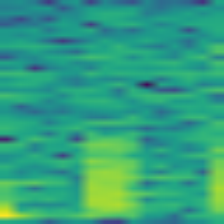
#> input picture data/spectrogram/수분부족/수분부족_000000.png, 224 x 224 px, given as the content of the folder ../data/spectrogram/정상, which was not available
$ python train.py
#> lines starting #> are read from the running program, lines starting #| are printed output that depends on the picture
### src/venv_boot.py
"""
venv_boot.py
============
`source venv/bin/activate` 를 매번 치지 않아도 되게 한다.

시스템 파이썬으로 실행하면 필요한 라이브러리가 없어서 곧바로 ImportError 가 난다.
그래서 이 모듈은 **다른 import 보다 먼저** 불려서, venv 파이썬이 있으면 그쪽으로
프로세스를 갈아탄다(os.execv). 사용자가 보기에는 그냥 실행된 것처럼 보인다.

    python3 main.py --web          ← venv 안 켜도 이대로 동작

쓰는 법: 스크립트 맨 위, numpy 같은 외부 라이브러리 import 보다 **먼저**

    import venv_boot; venv_boot.ensure()

끄고 싶으면 GML_NO_VENV=1 을 주면 된다(시스템 파이썬을 그대로 쓴다).
"""

import os
import sys

_GUARD = "GML_VENV_REEXEC"          # 무한 재실행 방지


def _repo_root():
    """이 파일 위치에서 위로 올라가며 venv/ 나 requirements.txt 가 있는 곳을 찾는다."""
    d = os.path.dirname(os.path.abspath(__file__))
    for _ in range(4):
        if os.path.isdir(os.path.join(d, "venv")) or \
           os.path.isfile(os.path.join(d, "requirements.txt")):
            return d
        parent = os.path.dirname(d)
        if parent == d:
            break
        d = parent
    return None


def venv_python(root=None):
    """저장소 안 venv 의 파이썬 실행 파일 경로. 없으면 None."""
    root = root or _repo_root()
    if not root:
        return None
    for rel in (("venv", "bin", "python3"), ("venv", "bin", "python"),
                ("venv", "Scripts", "python.exe")):
        p = os.path.join(root, *rel)
        if os.path.isfile(p) and os.access(p, os.X_OK):
            return p
    return None


def ensure():
    """venv 파이썬이 따로 있으면 그것으로 갈아타 현재 스크립트를 다시 실행한다."""
    if os.environ.get("GML_NO_VENV"):
        return
    # 이미 어떤 가상환경 안에서 돌고 있으면 그대로 둔다
    if sys.prefix != getattr(sys, "base_prefix", sys.prefix):
        return
    if os.environ.get(_GUARD):
        # 한 번 갈아탔는데도 여기까지 왔다면 더 시도하지 않는다
        return
    py = venv_python()
    if not py:
        return
    # ⚠️ 여기서 os.path.samefile(py, sys.executable) 로 비교하면 안 된다.
    # samefile 은 심볼릭 링크를 따라가는데, venv 의 python3 는 원본 인터프리터를
    # 가리키는 심볼릭 링크다. 그래서 항상 '같은 파일'로 나와 늘 여기서 되돌아갔고,
    # 결과적으로 한 번도 갈아타지 않았다.
    # '이미 그 venv 안인가'는 sys.prefix 로 판단해야 한다.
    venv_root = os.path.dirname(os.path.dirname(py))
    if os.path.normcase(os.path.abspath(sys.prefix)) == \
       os.path.normcase(os.path.abspath(venv_root)):
        return                   # 이미 그 venv 안이다
    script = os.path.abspath(sys.argv[0])
    if not os.path.isfile(script):
        return                       # -c, -m, 대화형 등은 건드리지 않는다
    os.environ[_GUARD] = "1"
    try:
        os.execv(py, [py, script] + sys.argv[1:])
    except Exception as e:
        # execv 는 성공하면 돌아오지 않는다. 여기까지 왔다는 건 실패했다는 뜻이다.
        # 조용히 넘어가면 곧바로 ModuleNotFoundError 가 뜨는데, 그것만 보고는
        # venv 전환이 실패했다는 걸 알 수 없다.
        print(f"[venv_boot] execv 실패({e}) — 대신 venv 의 라이브러리 경로를 붙입니다.",
              file=sys.stderr)
    # 프로세스를 갈아타지 못했더라도, venv 의 site-packages 를 import 경로에
    # 붙이면 대부분 그대로 돌아간다. execv 가 막힌 환경(권한·컨테이너 등)을 위한 대비다.
    add_venv_site_packages()


# [64 lines left out: functions venv_site_packages, add_venv_site_packages, report, not called in this run]


# [2 lines that do not run on import are left out]

### src/font_utils.py
"""
font_utils.py
=============
matplotlib에서 한글(정상/스트레스, 축 이름, confusion matrix 라벨)이 깨지지 않도록,
시스템에 실제 설치된 한글/CJK 폰트를 자동으로 찾아 기본 폰트로 지정한다.

핵심: 설치돼 있지 않은 폰트 이름을 rcParams에 억지로 넣으면 matplotlib이 글자를 그릴
때마다 `findfont: Font family '...' not found` 경고를 쏟아낸다. 그래서 여기서는
"실제로 설치된 폰트만" 지정하고, 하나도 없으면 아무것도 지정하지 않아(기본 폰트 유지)
경고가 나지 않게 한다.

라즈베리파이 OS에서는 `sudo apt install fonts-noto-cjk`로 'Noto Sans CJK KR'가 깔린다.
새로 폰트를 설치했는데도 못 찾으면 matplotlib 캐시를 지우고 다시 실행: `rm -rf ~/.cache/matplotlib`
"""

import matplotlib
from matplotlib import font_manager

# 우선순위: 한글 전용 -> CJK 통합 -> 나눔/윈도우/맥 계열
KOREAN_FONT_CANDIDATES = [
    "Noto Sans KR", "Noto Sans CJK KR",
    "NanumGothic", "NanumBarunGothic", "Nanum Gothic",
    "Malgun Gothic", "AppleGothic", "UnDotum", "Baekmuk Gulim",
]


def find_korean_font():
    """설치된 한글 폰트 중 우선순위가 가장 높은 것의 이름을 반환한다. 없으면 None.

    주의: Debian/라즈베리파이의 fonts-noto-cjk는 하나의 통합(.ttc) 폰트라 matplotlib이
    'Noto Sans CJK JP' 한 이름으로만 잡는 경우가 많다. 이 폰트는 이름이 JP여도 한글 글리프를
    그대로 포함하므로, CJK 계열이면 KR/JP/SC/TC 어느 이름이든 한글 표시에 사용할 수 있다."""
    fonts = font_manager.fontManager.ttflist
    names = [f.name for f in fonts]
    available = set(names)

    # 1) 우선순위 정확 매칭
    for name in KOREAN_FONT_CANDIDATES:
        if name in available:
            return name

    # 2) Noto CJK 통합 폰트: Sans 계열 우선(제목/라벨 가독성), 없으면 아무 CJK
    cjk_sans = [n for n in names if "CJK" in n and "Serif" not in n]
    if cjk_sans:
        return cjk_sans[0]
    cjk_any = [n for n in names if "CJK" in n]
    if cjk_any:
        return cjk_any[0]

    # 3) 나눔/윈도우/맥 계열 부분 매칭
    for f in fonts:
        low = f.name.lower()
        if any(h in low for h in ("nanum", "malgun", "gulim", "dotum", "batang", "baekmuk")):
            return f.name
    return None


def setup_korean_font():
    """설치된 한글 폰트를 matplotlib 기본 폰트로 지정한다.
    반환: 사용한 폰트 이름(str), 또는 한글 폰트가 없으면 None(기본 폰트 유지, 경고 없음)."""
    matplotlib.rcParams["axes.unicode_minus"] = False  # 음수 부호 깨짐 방지
    name = find_korean_font()
    if name is not None:
        matplotlib.rcParams["font.family"] = name
    return name

### src/train.py
"""
train.py
========
스펙트로그램 이미지/명시적 특징으로 SVM(Linear/RBF) + Random Forest 분류기를 학습·비교합니다.

특징 방식(--mode): 픽셀 / 특징 / 둘다
- 픽셀(기본): data/spectrogram/<상태>/*.png 이미지를 grayscale 224x224 -> flatten(50,176차원)
  픽셀 특징으로 사용, PCA로 차원 축소.
- 특징: data/features.csv (preprocess.py가 함께 생성하는 명시적 통계/주파수 특징 14개), PCA 없이 StandardScaler만.
- 둘다: 픽셀+특징 모두 학습 후 비교.

비교 과제(--task): 정상 vs 자극 2종 (기본)  -> models/best_model.joblib (기본 실시간 모델)

- GridSearchCV로 하이퍼파라미터 최적화, Accuracy/Precision/Recall 출력
- Confusion Matrix 이미지 저장, 최적 모델 저장(bundle에 classes/feature_mode 포함)

실행:
    python train.py                          # 정상-자극, 픽셀 (기본)
    python train.py --mode 둘다               # 정상-자극, 픽셀+특징
"""

import argparse
import glob
import json
import os
import sys
import math
import time

import os as _os, sys as _sys
_sys.path.insert(0, _os.path.dirname(_os.path.abspath(__file__)))
import venv_boot; venv_boot.ensure()   # venv 를 안 켜도 알아서 갈아탄다

import numpy as np
import pandas as pd
import joblib
import matplotlib
matplotlib.use("Agg")
import matplotlib.pyplot as plt
from PIL import Image

from font_utils import setup_korean_font
# 설치된 한글 폰트를 자동 지정(없으면 None). confusion matrix 라벨을 한글로 쓸지 여부에 사용.
_KOREAN_FONT = setup_korean_font()

from sklearn.model_selection import GridSearchCV
from joblib import Memory
import shutil
import tempfile

_CACHE_DIR = None
from sklearn.svm import SVC
from sklearn.ensemble import RandomForestClassifier
from sklearn.metrics import (accuracy_score, balanced_accuracy_score, precision_score, recall_score,
                             confusion_matrix, ConfusionMatrixDisplay)
from sklearn.decomposition import PCA
from sklearn.pipeline import Pipeline
from sklearn.preprocessing import StandardScaler

from feature_extraction import FEATURE_NAMES

IMG_SIZE = 224

# 원시 상태(=preprocess.py가 만드는 폴더/라벨). 한글 폰트가 없을 때 confusion matrix용 영어 대체 라벨.
STATE_EN = {"정상": "Normal", "자극": "Stimulus", "수분부족": "Water deficit"}

# 비교 과제 정의. 첫 원소가 label 0.
TASKS = {
    "정상-자극": ["정상", "자극"],   # 정상=지속 상태, 자극=순간 이벤트
}
DEFAULT_TASK = "정상-자극"
ALL_TASKS = "전체"

# preprocess.py가 사용한 필터 대역. 모델 번들에 저장해 inference가 동일 필터를 쓰게 한다.
# preprocess.py의 기본값과 같아야 한다(band_filter.py: 0.01~1Hz, 10Hz 로 줄여 인과 필터, 문맥 90초).
DEFAULT_FILTER = {"lowcut": 0.01, "highcut": 1.0, "notch_freq": 0.0, "notch_q": 30.0,
                  "decim_hz": 10.0, "context_sec": 90.0}
FILTER_META = dict(DEFAULT_FILTER)

# 창 길이도 학습·추론이 반드시 같아야 한다. 예전에는 이 값이 모델에 저장되지 않아
# inference.py가 자기 상수(2초)를 쓰는 바람에, preprocess의 창을 바꾸면 학습과 추론이
# 조용히 어긋났다. 이제 메타에서 읽어 모델 번들에 함께 저장한다.
DEFAULT_WINDOW = {"sample_rate": 250.0, "window_sec": 30.0, "step_sec": 5.0}
WINDOW_META = dict(DEFAULT_WINDOW)


# [9 lines left out: function _pipeline_cache_dir, not called in this run]


def _clear_pipeline_cache():
    global _CACHE_DIR
    if _CACHE_DIR is not None:
        shutil.rmtree(_CACHE_DIR, ignore_errors=True)
        _CACHE_DIR = None


def _load_meta(features_csv):
    """preprocess.py가 남긴 preprocess_meta.json을 읽는다(없거나 깨졌으면 빈 dict)."""
    p = os.path.join(os.path.dirname(features_csv) or ".", "preprocess_meta.json")
    if os.path.exists(p):
        try:
            with open(p, encoding="utf-8") as f:
                return json.load(f)
        except Exception:
            pass
    return {}


def load_filter_meta(features_csv):
    """preprocess.py가 남긴 메타에서 필터 대역을 읽는다(없으면 기본값)."""
    m = _load_meta(features_csv)
    try:
        return {k: float(m.get(k, DEFAULT_FILTER[k])) for k in DEFAULT_FILTER}
    except Exception:
        return dict(DEFAULT_FILTER)


def load_window_meta(features_csv):
    """전처리에 쓴 창 길이/샘플레이트를 읽는다. 추론이 같은 창을 쓰도록 모델에 저장한다."""
    m = _load_meta(features_csv)
    try:
        return {k: float(m.get(k, DEFAULT_WINDOW[k])) for k in DEFAULT_WINDOW}
    except Exception:
        return dict(DEFAULT_WINDOW)


HISTORY_CAP = 50


# [17 lines left out: function _append_history, not called in this run]

# --mode 한글 CLI 값 -> 내부 처리용 값. 파일명/표시에는 다시 한글(_특징 등)을 쓴다.
MODE_CHOICES = {"픽셀": "pixel", "특징": "features", "둘다": "both"}
MODE_KO = {"pixel": "픽셀", "features": "특징"}  # 내부값 -> 표시/파일명용 한글

CV_FOLDS_DEFAULT = 3


def _parse_img_name(img_name):
    """'정상_000123.png' -> ('정상', 123): 원본 소스 상태(그룹)와 윈도우 시작 오프셋.
    preprocess.py가 img_name을 f'{base_name}_{start:06d}.png'로 만들므로 마지막 '_' 기준으로 나눈다."""
    base = os.path.splitext(img_name)[0]
    src, _, off = base.rpartition("_")
    try:
        return src, int(off)
    except ValueError:
        return base, 0


def load_dataset(spectrogram_dir, classes):
    """픽셀 모드: data/spectrogram/<상태>/*.png -> grayscale flatten 특징.
    classes에 포함된 상태 폴더만 읽고, 라벨은 classes에서의 순서(index)로 매긴다.
    시간순 그룹 분할을 위해 (원본 상태, 윈도우 오프셋)도 함께 반환한다.
    밤샘 기록은 창이 수천 장이라, 리스트에 모았다가 np.array 로 바꾸면 메모리가 두 배로
    든다(파이 8 GB). float32 배열을 미리 잡아 바로 채운다."""
#> called with spectrogram_dir = '../data/spectrogram'
    items = []
    for label_idx, cls in enumerate(classes):
        cls_dir = os.path.join(spectrogram_dir, cls)
        items += [(p, label_idx) for p in sorted(glob.glob(os.path.join(cls_dir, "*.png")))]
    X = np.empty((len(items), IMG_SIZE * IMG_SIZE), dtype=np.float32)
    y, groups, order = [], [], []
    for i, (p, label_idx) in enumerate(items):
        img = Image.open(p).convert("L")  # grayscale, 고정 크기
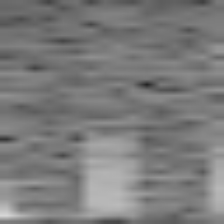
#> img: PIL image 224x224 L; min 36, max 214, mean 123
        if img.size != (IMG_SIZE, IMG_SIZE):  # 저장 시 이미 IMG_SIZE로 렌더링되므로 보통 그대로 통과
            img = img.resize((IMG_SIZE, IMG_SIZE))
        X[i] = np.asarray(img, dtype=np.float32).ravel() / 255.0
        src, off = _parse_img_name(os.path.basename(p))
        y.append(label_idx)
        groups.append(src)
        order.append(off)
    return X, np.array(y), np.array(groups), np.array(order)


# [37 lines left out: functions session_labels, balance_train, binary_report, not called in this run]


NO_SLOW = False


# [92 lines left out: functions load_feature_dataset, chronological_group_split, session_holdout_split, overlap_guard, not called in this run]


def validate_classes(y, classes, context="전체"):
    """클래스별 샘플 수를 검증한다. 학습이 근본적으로 불가능한 경우(클래스 누락/샘플 극소)는
    알아보기 힘든 sklearn 예외 대신 명확한 한국어 메시지로 즉시 종료한다."""
    counts = {cls: int(np.sum(y == i)) for i, cls in enumerate(classes)}
    missing = [cls for cls, c in counts.items() if c == 0]
    if missing:
        print(f"❌ '{', '.join(missing)}' 클래스에 샘플이 없습니다.")
        print("   data/raw/ 에 해당 상태의 CSV를 먼저 수집하고 preprocess.py를 실행한 뒤 다시 시도하세요.")
        sys.exit(1)

    smallest_cls = min(counts, key=counts.get)
    smallest_n = counts[smallest_cls]
    if smallest_n < 2:
        print(f"❌ '{smallest_cls}' 클래스 샘플이 {context} 기준 {smallest_n}개뿐이라 학습이 불가능합니다.")
        print("   최소 2개 이상 필요합니다. 데이터를 더 수집한 뒤 다시 시도하세요.")
        sys.exit(1)
    return counts


# [11 lines left out: function cv_folds_for, not called in this run]


MAX_CV_SESSION_FOLDS = 5      # 세션이 많아도 이 이상은 돌리지 않는다(학습 시간)


# [154 lines left out: functions cross_session_scores, _scores, train_and_eval, not called in this run]


def run_pipeline(X, y, groups, order, models_dir, mode, classes, task):
    t0 = time.time()
    tag_prefix = f"{MODE_KO[mode]}·{task}"
    counts = {c: int(np.sum(y == i)) for i, c in enumerate(classes)}
    dist = ", ".join(f"{c}={n}" for c, n in counts.items())
    print(f"[train] ({tag_prefix}) 총 샘플 수: {len(y)}  [{dist}]")
    validate_classes(y, classes)

    # 분할 방식은 두 가지고, 가능하면 강한 쪽을 쓴다.
    #
    #  ① 세션 홀드아웃 — 평가 세션을 통째로 뺀다. 모델이 그 세션의 전극 조건을
    #     외워서 맞히는 지름길이 막힌다. 상태마다 세션이 2개 이상 있어야 쓸 수 있다.
    #  ② 시간순 그룹 분할 — 세션이 하나뿐일 때의 차선책. 창 겹침에 의한 누수는
    #     막지만, 같은 세션이 학습·평가 양쪽에 들어가는 것 자체는 못 막는다.
    guard = overlap_guard()
    # labels 는 **클래스**여야 한다. 여기에 groups 를 넘기면 세션마다 라벨이 달라져
    # '상태마다 세션이 하나뿐'으로 잘못 판단한다. 누른 시각 라벨을 쓰면 자극 회차 안에도
    # 정상 창이 있으므로, 창 라벨이 아니라 회차의 상태(session_labels)로 나눈다.
    sess_lab = session_labels(groups, y, classes)
    split = session_holdout_split(X, y, groups, sess_lab, test_size=0.3)
    if split is not None:
        X_train, X_test, y_train, y_test, held = split
        print(f"[train] ({tag_prefix}) Train={len(y_train)}, Test={len(y_test)} "
              f"(세션 홀드아웃 — 평가 세션: {', '.join(held)})")
    else:
        X_train, X_test, y_train, y_test = chronological_group_split(X, y, groups, order,
                                                                     test_size=0.3, guard=guard)
        print(f"[train] ({tag_prefix}) Train={len(y_train)}, Test={len(y_test)} "
              f"(시간순 그룹 분할, 경계에서 겹치는 {guard}창 제거)")
        print(f"[train] ⚠️  상태마다 세션이 하나뿐이라 세션 홀드아웃을 쓸 수 없습니다.")
        print(f"[train]     이 정확도는 식물 상태가 아니라 그 세션의 측정 조건을 학습한")
        print(f"[train]     결과일 수 있습니다. 상태마다 2회 이상 나눠 수집하세요.")

    validate_classes(y_test, classes, context="평가 분할(test split)")
    before = {c: int(np.sum(y_train == i)) for i, c in enumerate(classes)}
    X_train, y_train = balance_train(X_train, y_train)
    after = {c: int(np.sum(y_train == i)) for i, c in enumerate(classes)}
    print(f"[train] ({tag_prefix}) 학습 분할 균형 맞춤: {before} -> {after} "
          f"(많은 쪽을 무작위로 줄임, 평가 분할은 그대로)")

    cv_folds = cv_folds_for(y_train, classes)
    results, file_suffix, tag = train_and_eval(X_train, X_test, y_train, y_test, models_dir,
                                                classes, mode=mode, cv_folds=cv_folds, task=task)

    # 정상이 대부분인 평가 분할에서는 '모두 정상'도 정확도가 높다. 균형 정확도로 고른다.
    best_name = max(results, key=lambda k: results[k]["balanced_accuracy"])
    best_res = results[best_name]
    best_model = best_res["model"]
    best_acc = best_res["accuracy"]
    best_bal = best_res["balanced_accuracy"]

    # 비교 기준: '모두 정상'이라고만 답했을 때(자극 0개 찾음, 오경보 0, 균형 정확도 0.5)
    baseline = None
    if len(classes) == 2:
        all_normal = np.zeros(len(y_test), dtype=int)
        baseline = {"accuracy": float(accuracy_score(y_test, all_normal)),
                    **binary_report(y_test, all_normal)}
        print(f"[train] ({tag_prefix}) 비교 — '모두 정상'이라고만 답하면: 정확도 {baseline['accuracy']*100:.1f}% · "
              f"자극 0/{baseline['positives']} · 오경보 0% · 균형 정확도 0.5000")
        print(f"[train] ({tag_prefix}) 최적 {best_name}: 자극 창 {best_res['hits']}/{best_res['positives']} 찾음 · "
              f"오경보율 {best_res['false_alarm_rate']*100:.1f}% · 균형 정확도 {best_bal:.4f} "
              f"(정확도 {best_acc*100:.1f}%)")
        if best_bal <= 0.5:
            print(f"[train] ⚠️  균형 정확도가 0.5 이하 — '모두 정상'보다 나을 것이 없습니다(자극 창을 가르지 못함).")

    # 분할을 한 번만 하면 어느 세션이 평가로 빠졌느냐에 따라 결과가 통째로 달라진다.
    # 흔들리는 폭을 함께 봐야 그 한 숫자를 믿어도 되는지 알 수 있다.
    cv_acc, cv_used = cross_session_scores(best_model, X, y, groups, sess_lab)
    cv_summary = None
    if cv_acc is not None and len(cv_acc) >= 2:
        cv_summary = {"mean": float(cv_acc.mean()), "min": float(cv_acc.min()),
                      "max": float(cv_acc.max()), "std": float(cv_acc.std()),
                      "folds": len(cv_acc), "metric": "balanced_accuracy"}
        print(f"[train] ({tag_prefix}) 세션 교차검증(균형 정확도) {len(cv_acc)}회: "
              f"평균 {cv_acc.mean()*100:.1f}% · 범위 {cv_acc.min()*100:.1f}~{cv_acc.max()*100:.1f}% "
              f"· 표준편차 {cv_acc.std()*100:.1f}%p")
        if cv_acc.std() > 0.10:
            print(f"[train] ⚠️  세션에 따라 정확도가 크게 흔들립니다({cv_acc.std()*100:.0f}%p).")
            print(f"[train]     식물 상태가 아니라 그날의 측정 조건을 학습했을 가능성이 큽니다.")
            print(f"[train]     위의 단일 분할 정확도({best_acc*100:.1f}%)만 보고 판단하지 마세요.")

    feature_mode = "pixel" if mode == "pixel" else "explicit"
    os.makedirs(models_dir, exist_ok=True)

    bundle = {"model": best_model, "classes": classes, "name": best_name,
              "feature_mode": feature_mode, "filter": FILTER_META,
              # 추론이 같은 길이의 창으로 잘라야 특징이 일치한다.
              "window_sec": WINDOW_META["window_sec"],
              "sample_rate": WINDOW_META["sample_rate"]}
    if mode == "pixel":
        bundle["img_size"] = IMG_SIZE
    else:
        bundle["feature_names"] = FEATURE_NAMES
        bundle["slow_features"] = not NO_SLOW

    best_path = os.path.join(models_dir, f"best_model{file_suffix}.joblib")
    joblib.dump(bundle, best_path)
    joblib.dump(results["SVM"]["model"], os.path.join(models_dir, f"svm_model{file_suffix}.joblib"))
    joblib.dump(results["RandomForest"]["model"], os.path.join(models_dir, f"rf_model{file_suffix}.joblib"))

    duration_sec = time.time() - t0
    print(f"\n[train] ({tag}) 최적 모델: {best_name} (균형 정확도={best_bal:.4f}, Accuracy={best_acc:.4f}, "
          f"{duration_sec:.1f}초) -> {best_path}")
    # 정확도 70% 기준은 정상이 대부분인 평가에서 '모두 정상'만으로도 넘는다 → 균형 정확도로 본다.
    if best_bal >= 0.70:
        print(f"[train] ({tag}) ✅ 균형 정확도 70% 이상")
    else:
        print(f"[train] ({tag}) ⚠️ 균형 정확도가 70% 미만입니다.")

    _append_history(models_dir, {
        "cross_session": cv_summary,
        "task": task, "mode": MODE_KO[mode], "trained_at": time.time(),
        "best_name": best_name, "accuracy": best_acc,
        "balanced_accuracy": best_bal,
        "hits": best_res.get("hits"), "positives": best_res.get("positives"),
        "false_alarms": best_res.get("false_alarms"), "negatives": best_res.get("negatives"),
        "false_alarm_rate": best_res.get("false_alarm_rate"),
        "baseline_all_normal": baseline,
        "precision": best_res["precision"], "recall": best_res["recall"],
        "classes": classes, "counts": counts,
        "train_n": len(y_train), "test_n": len(y_test),
        "duration_sec": round(duration_sec, 1),
        "model_file": os.path.basename(best_path),
    })

    return results, best_name, best_bal


def run_task(task, mode, args):
    """하나의 비교 과제(task)에 대해 mode(pixel/features/both)를 학습한다."""
    classes = TASKS[task]
    print(f"\n########## 과제: {task}  (클래스: {' vs '.join(classes)}) ##########")

    summary = {}
    if mode in ("pixel", "both"):
        print(f"[train] 데이터 로딩 중 (픽셀, {task})...")
        X, y, groups, order = load_dataset(args.spectrogram_dir, classes)
        _, best_name, best_acc = run_pipeline(X, y, groups, order, args.models_dir, "pixel", classes, task)
        summary[("픽셀", task)] = (best_name, best_acc)

    if mode in ("features", "both"):
        if not os.path.exists(args.features_csv):
            print(f"❌ {args.features_csv} 가 없습니다. 먼저 preprocess.py를 실행해 생성하세요.")
            sys.exit(1)
        print(f"[train] 데이터 로딩 중 (특징, {task})...")
        X, y, groups, order = load_feature_dataset(args.features_csv, classes)
        _, best_name, best_acc = run_pipeline(X, y, groups, order, args.models_dir, "features", classes, task)
        summary[("특징", task)] = (best_name, best_acc)
    return summary


def main():
    parser = argparse.ArgumentParser(description="스펙트로그램 이미지/명시적 특징 기반 식물 상태 분류 학습")
    parser.add_argument("--spectrogram_dir", default="../data/spectrogram")
    parser.add_argument("--features_csv", default="../data/features.csv")
    parser.add_argument("--models_dir", default="../models")
    parser.add_argument("--mode", choices=list(MODE_CHOICES), default="픽셀",
                         help="픽셀(기본) / 특징(명시적 특징) / 둘다")
    parser.add_argument("--task", choices=list(TASKS) + [ALL_TASKS], default=DEFAULT_TASK,
                         help="정상-자극(기본) / 전체. 정상은 항상 포함")
    parser.add_argument("--no_slow", action="store_true",
                        help="느린 특징 3개(dc_level·dc_slope·dc_drift)를 0 으로 두고 학습. "
                             "실시간 판정에 쓸 모델은 반드시 이것으로 학습한다")
    args = parser.parse_args()

    global FILTER_META, WINDOW_META, NO_SLOW
    NO_SLOW = args.no_slow
    _m = _load_meta(args.features_csv)
    if _m and "decim_hz" not in _m:
        # 예전 필터(0.5~20Hz)로 만든 features.csv 를 새 필터 모델로 저장하면 학습/추론이
        # 조용히 어긋난다. 막는다.
        print("❌ features.csv 가 예전 필터(0.5~20Hz, 10초 창)로 만들어졌습니다. "
              "새 필터(0.01~1Hz, 30초 창)로 다시 변환하세요:  python preprocess.py")
        sys.exit(1)
    FILTER_META = load_filter_meta(args.features_csv)
    WINDOW_META = load_window_meta(args.features_csv)
    print(f"[train] 필터 대역: 대역통과 {FILTER_META['lowcut']}~{FILTER_META['highcut']}Hz, "
          f"{FILTER_META['decim_hz']:g}Hz 로 줄여 인과 필터, 문맥 {FILTER_META['context_sec']:g}초 "
          f"(모델에 저장 -> 추론과 자동 일치)")
    print(f"[train] 분석 창: {WINDOW_META['window_sec']}초 @ {WINDOW_META['sample_rate']:.0f}Hz "
          f"(모델에 저장 -> 추론과 자동 일치)")

    mode = MODE_CHOICES[args.mode]  # 내부 처리용(pixel/features/both)
    tasks = list(TASKS) if args.task == ALL_TASKS else [args.task]

    summary = {}
    try:
        for task in tasks:
            summary.update(run_task(task, mode, args))
    finally:
        # 앞단 캐시는 이번 학습에서만 쓸모가 있다(데이터가 바뀌면 무효).
        _clear_pipeline_cache()

    if len(summary) > 1:
        print("\n=== 전체 비교 (과제 x 방식) ===")
        for (mode_ko, task), (name, acc) in summary.items():
            print(f"  [{task:10s}] {mode_ko:4s}: 최적 모델={name:14s} 균형 정확도={acc:.4f}")


if __name__ == "__main__":
#> (the run stopped early here; a loop or call above may not have finished)

$ run again, on data/spectrogram/수분부족/수분부족_002000.png
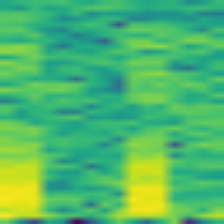
#> input picture data/spectrogram/수분부족/수분부족_002000.png, 224 x 224 px, given as the content of the folder ../data/spectrogram/정상, which was not available
#> in load_dataset, `img = Image.open(p).convert("L")`:
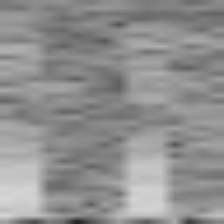
#> img: PIL image 224x224 L; min 32, max 214, mean 144.1
